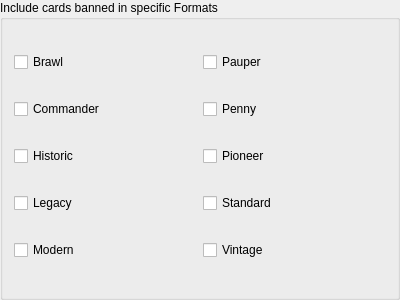
<?xml version="1.0" encoding="UTF-8"?>
<ui version="4.0">
 <class>Form</class>
 <widget class="QGroupBox" name="card_download_format_settings">
  <property name="geometry">
   <rect>
    <x>0</x>
    <y>0</y>
    <width>400</width>
    <height>300</height>
   </rect>
  </property>
  <property name="windowTitle">
   <string>Form</string>
  </property>
  <property name="title">
  <string>Include cards banned in specific Formats</string>
  </property>
  <layout class="QGridLayout" name="gridLayout_3">
  <item row="0" column="0">
    <widget class="QCheckBox" name="include_banned_in_brawl">
    <property name="text">
      <string>Brawl</string>
    </property>
    </widget>
  </item>
  <item row="0" column="1">
    <widget class="QCheckBox" name="include_banned_in_pauper">
    <property name="text">
      <string>Pauper</string>
    </property>
    </widget>
  </item>
  <item row="1" column="0">
    <widget class="QCheckBox" name="include_banned_in_commander">
    <property name="text">
      <string>Commander</string>
    </property>
    </widget>
  </item>
  <item row="1" column="1">
    <widget class="QCheckBox" name="include_banned_in_penny">
    <property name="text">
      <string>Penny</string>
    </property>
    </widget>
  </item>
  <item row="2" column="0">
    <widget class="QCheckBox" name="include_banned_in_historic">
    <property name="text">
      <string>Historic</string>
    </property>
    </widget>
  </item>
  <item row="2" column="1">
    <widget class="QCheckBox" name="include_banned_in_pioneer">
    <property name="text">
      <string>Pioneer</string>
    </property>
    </widget>
  </item>
  <item row="3" column="0">
    <widget class="QCheckBox" name="include_banned_in_legacy">
    <property name="text">
      <string>Legacy</string>
    </property>
    </widget>
  </item>
  <item row="3" column="1">
    <widget class="QCheckBox" name="include_banned_in_standard">
    <property name="text">
      <string>Standard</string>
    </property>
    </widget>
  </item>
  <item row="4" column="0">
    <widget class="QCheckBox" name="include_banned_in_modern">
    <property name="text">
      <string>Modern</string>
    </property>
    </widget>
  </item>
  <item row="4" column="1">
    <widget class="QCheckBox" name="include_banned_in_vintage">
    <property name="text">
      <string>Vintage</string>
    </property>
    </widget>
  </item>
  </layout>
 </widget>
 <resources/>
 <connections/>
</ui>
